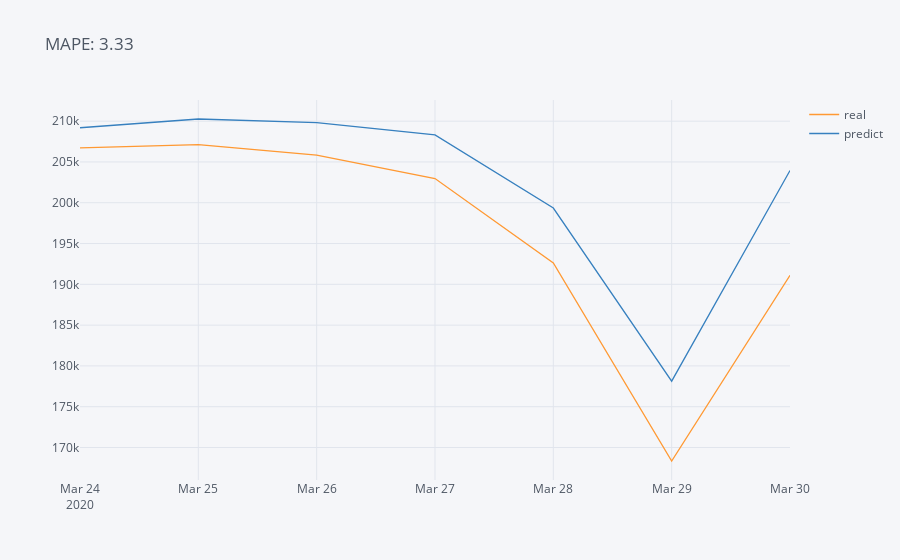

Notebook source saved alongside this figure:
### Code cell
# Dataset's least week [1] prediction for hyperparameters on [0].
ma = pkls[[*pkls.keys()][0]][1].error.mean()*100
pkls[[*pkls.keys()][0]][1][["real", "predict"]].iplot(title = f"MAPE: {ma:.2f}")

### Figure 1 — Plotly figure (JSON) as saved in the notebook; plotly's stock layout.template omitted (floating-point values rounded to 4 significant figures)
{"data": [{"line": {"color": "rgba(255, 153, 51, 1.0)", "dash": "solid", "shape": "linear", "width": 1.3}, "mode": "lines", "name": "real", "text": "", "type": "scatter", "x": ["2020-03-24", "2020-03-25", "2020-03-26", "2020-03-27", "2020-03-28", "2020-03-29", "2020-03-30"], "y": [206700.0, 207100.0, 205800.0, 203000.0, 192600.0, 168300.0, 191100.0]}, {"line": {"color": "rgba(55, 128, 191, 1.0)", "dash": "solid", "shape": "linear", "width": 1.3}, "mode": "lines", "name": "predict", "text": "", "type": "scatter", "x": ["2020-03-24", "2020-03-25", "2020-03-26", "2020-03-27", "2020-03-28", "2020-03-29", "2020-03-30"], "y": [209200.0, 210300.0, 209800.0, 208300.0, 199400.0, 178100.0, 204000.0]}], "layout": {"legend": {"bgcolor": "#F5F6F9", "font": {"color": "#4D5663"}}, "paper_bgcolor": "#F5F6F9", "plot_bgcolor": "#F5F6F9", "title": {"font": {"color": "#4D5663"}, "text": "MAPE: 3.33"}, "xaxis": {"gridcolor": "#E1E5ED", "showgrid": true, "tickfont": {"color": "#4D5663"}, "title": {"font": {"color": "#4D5663"}, "text": ""}, "zerolinecolor": "#E1E5ED"}, "yaxis": {"gridcolor": "#E1E5ED", "showgrid": true, "tickfont": {"color": "#4D5663"}, "title": {"font": {"color": "#4D5663"}, "text": ""}, "zerolinecolor": "#E1E5ED"}}}
